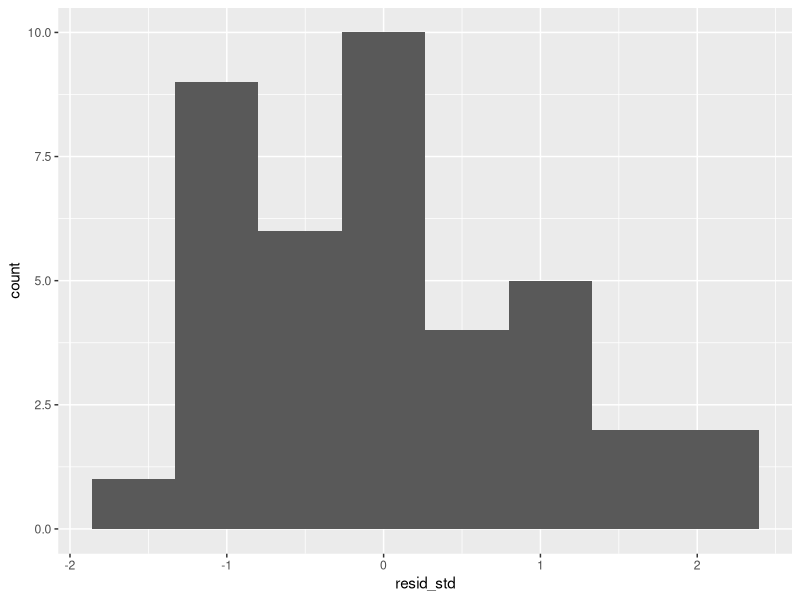
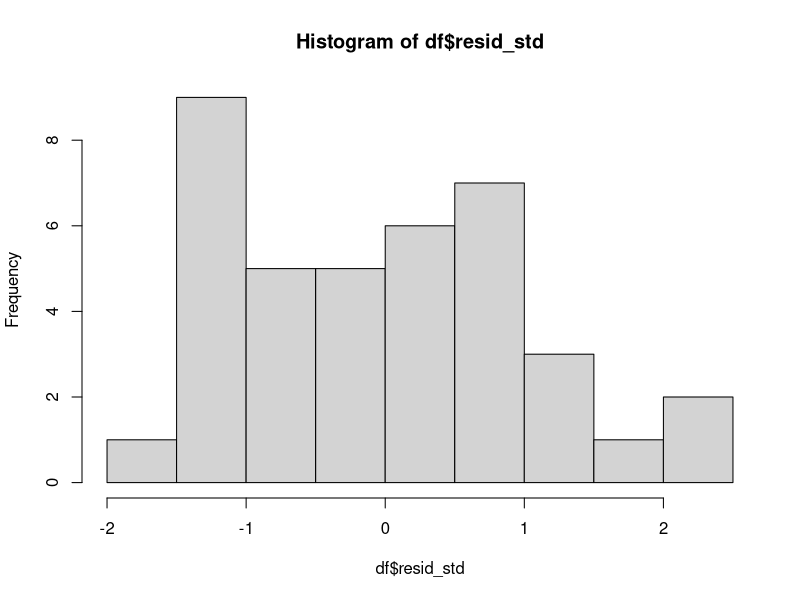
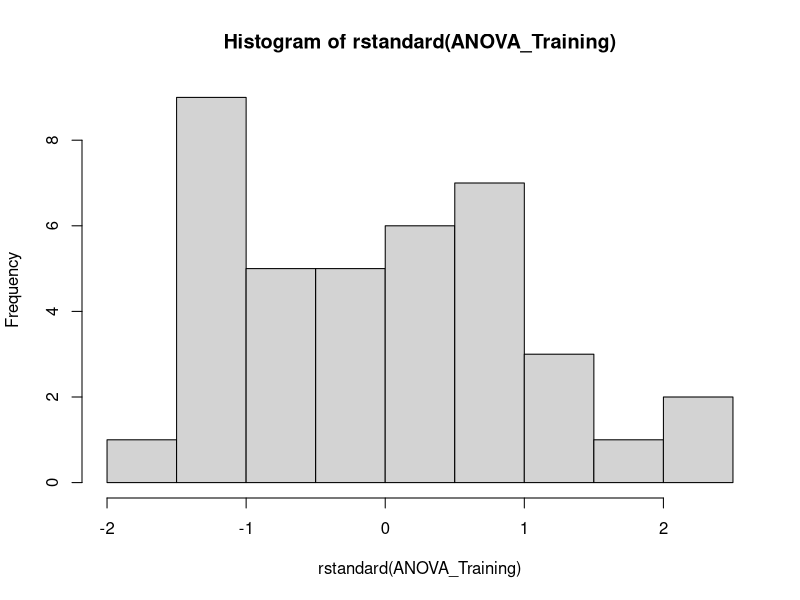
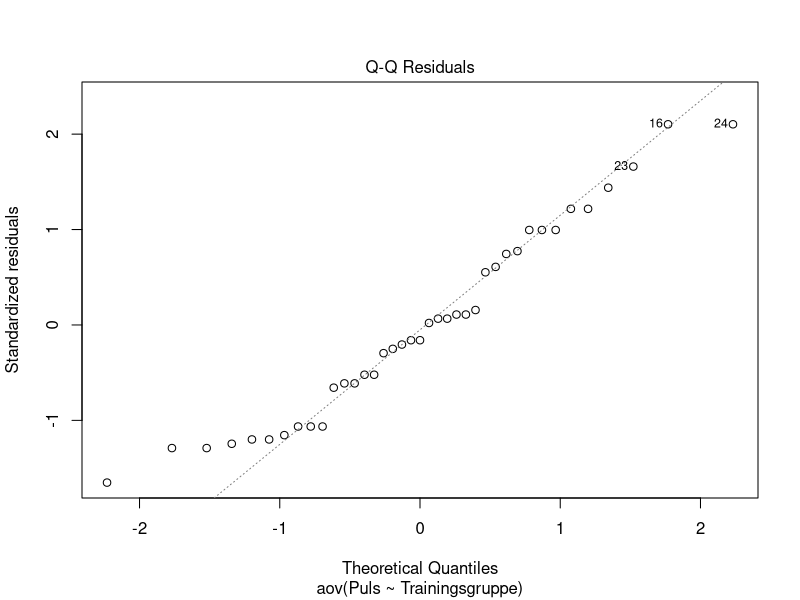

Reproduce these figures in R, in order.
# Quelle: https://www.youtube.com/watch?v=GctGncQrJew


# Pakete laden ------------------------------------------------------------

library(tidyverse)



# Datengenerierung --------------------------------------------------------

df <- dplyr::tibble(
  Puls = c(45, 60, 65, 57, 44, 35, 45, 85, 58, 68, 72, 75, 60,
           100, 125, 145, 110, 120, 115, 100, 120, 125, 135, 145, 130, 120,
           100, 110, 100, 95, 98, 125, 120, 118, 95, 100, 119, 125, 140),
  Trainingsgruppe = c(rep(0, 13), rep(1, 13), rep(2, 13))
)



# Voraussetzungen ANOVA ---------------------------------------------------

# 1) Intervallskalierte abhängige Variable (Ruhepuls)

# 2) Normalverteilung der Residuen 
#    Alternativ: normalverteilte abhängige Variable je Gruppe

# 3) Varianzhomogenität zwischen den Gruppen




# Vorausssetzungen prüfen -------------------------------------------------

### Varianzhomogenität 

# 1) deskripitve Analyse
psych::describeBy(x = df$Puls, group = df$Trainingsgruppe)
# ist hier auf den ersten Blick gegeben  vgl. sd = Wurzel der Varianz (genauerer Test Levene-Test)


# 2) Zusatz Levene-Test 
# prüft, ob die Varianz bei 2 oder mehr Gruppen gleich ist (Voraussetzung für t-Test oder ANOVA)
# H0: Varianzgleichheit

car::leveneTest(y = df$Puls, group = df$Trainingsgruppe)

# Levene-Test ist nicht sigifikant (F-Wert: 0.1274, Pr(>F): 0.8807)
# H0 kann nicht verworfen werden!
# => Varianzhomogenität ist gegeben!
# Der Levene-Test wird in der Regel mit dem Median durchgeführt, da dieser
# robuster ist als der Mittelwert...


# Durchführung der ANOVA --------------------------------------------------

ANOVA_Training <- aov(formula = Puls ~ Trainingsgruppe, data = df)

summary(ANOVA_Training)

# signifikanter F-Test (F value: 33.64 Pr(>F): 1.17e-06 => Wahrscheinlichkeit, dass solch ein grosser F-Wert empirisch vorkommt,
# beträgt 1.17e-04%)
# Signifikante Unterschiede zwischen den Gruppen!
# ABER wir können noch nicht sagen zwischen welchen Gruppen!



# Post-hoc-Test (paarweise Vergleichstests!) ------------------------------

# Problem: Alpha-Fehler-Kumulierung => wir können nicht einfach so mehrere t-Tests an der gleichen Stichprobe durchführen
# bei n Tests und einem Alpha-Niveau von 5% steigt der Alpha-Fehler auf 1 - (0.95)^n
# vgl. 3 t-Tests: 1 - (0.95)^3 = 1-0.857 = 0.143 => die Wahrscheinlichkeit für den Alpha-Fehler steigt auf 14.3%!
# Alpha-Fehler-Korrektur mittels paarweisen t-Tests!

pairwise.t.test(df$Puls, df$Trainingsgruppe, p.adjust.method = "bonferroni")

# Signifikanzmatrix
# Gruppe 0 und 1 sind signifikant verschieden (p-value: 7.3e-13)
# Gruppe 0 und 2 sind signifikant verschieden (p-vlaue: 1.4e-10)
# Gruppe 1 und 2 sind nicht (!) signifikant verschieden (p-value: 0.16)

# P value adjustment! => um den Alpha-Kumulierungs-Fehler zu korrigieren kann man entweder direkt das Alpha anpassen,
# oder den P-Wert! => hier wird der P-Wert angepasst (bonferroni als konservativste Variante...).



# Voraussetzungen prüfen 2.0 ----------------------------------------------

# Normalverteilung der Residuen

# modelr + ggplot2
df <- df %>% 
  modelr::add_residuals(ANOVA_Training) %>% 
  modelr::add_predictions(ANOVA_Training) %>% 
  mutate(resid_std = (resid - mean(resid)) / sd(resid))

df %>% 
  ggplot(aes(resid_std)) + 
  geom_histogram(bins = 8)

# modelr + base R
hist(df$resid_std)

# base R
hist(rstandard(ANOVA_Training))


# Zusatz (Q-Q-Plot)
plot(ANOVA_Training, 2)
# für eine perfkete Normalverteilung müssten alle standardisierten Residuen auf der Geraden sein...
# ist hier nicht ganz erfüllt, aber OK (Normalverteilung muss nicht perfekt sein...)

